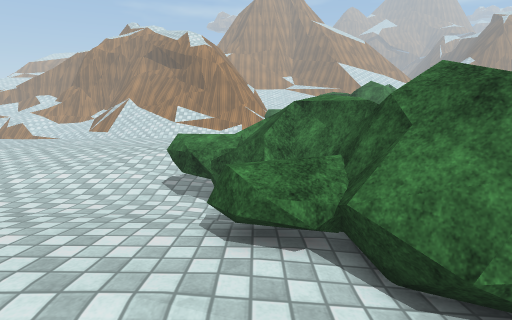
[1] (above)

18 first-person views from a walk through a 3-D level made in the Unity game engine. The camera is 1.5 m above the floor, tilts 14° down and sees 85° across. The floor is counted in squares, 0.5 m on a side. Each view is taken from the middle of a square. On the plan, view 1 faces up. The plan holds only what a view shows up to about 20 squares ahead; the rest is blank. The place goes on beyond the plan. The player character is not drawn. Surface patterns are stand-ins for the level's own textures.

[2]
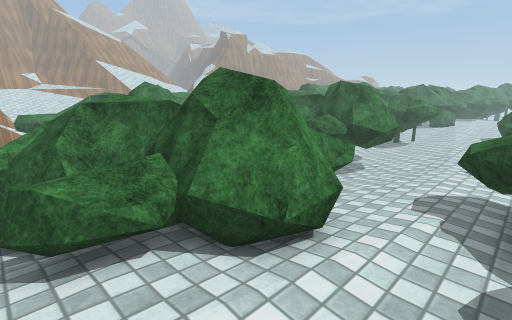

[3]
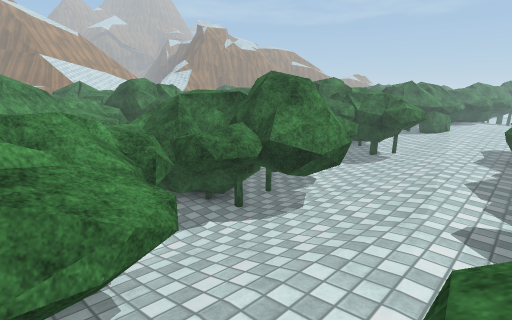

[4]
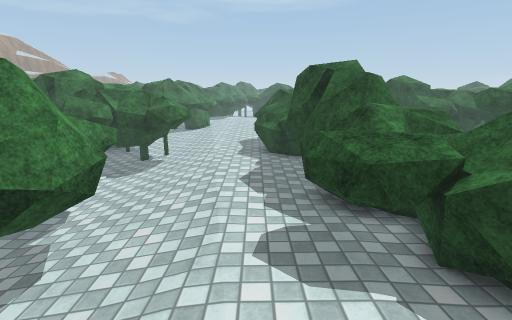

[5]
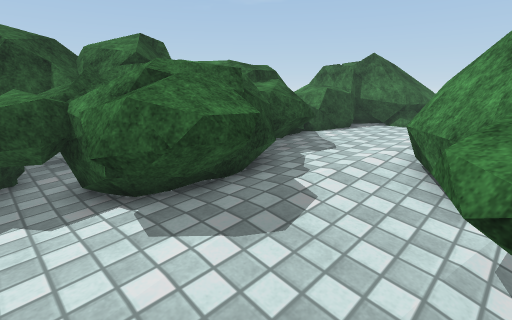

[6]
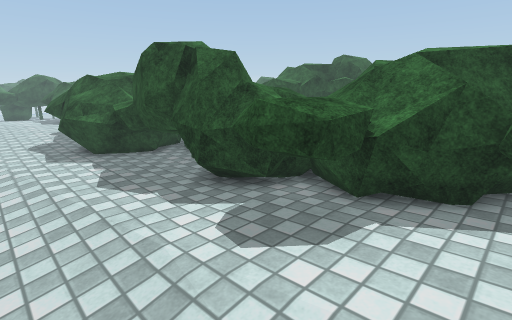

[7]
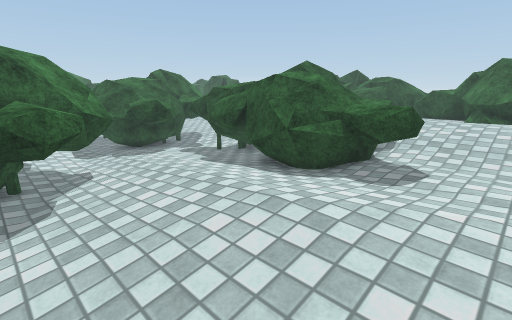

[8]
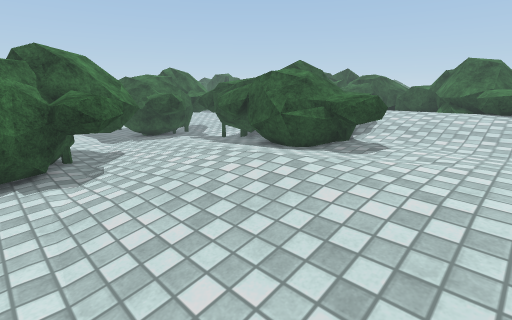

[9]
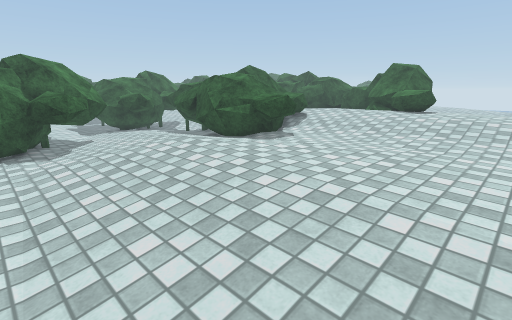

[10]
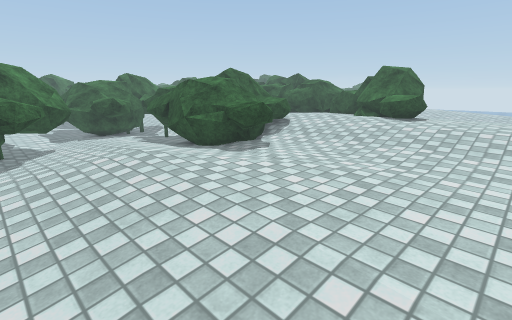

[11]
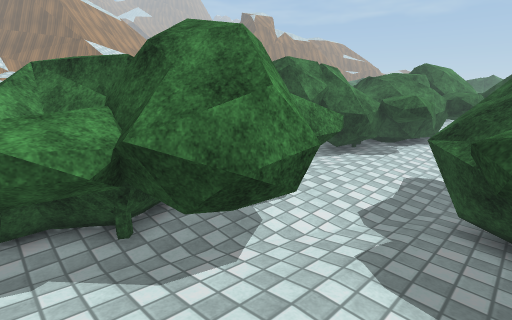

[12]
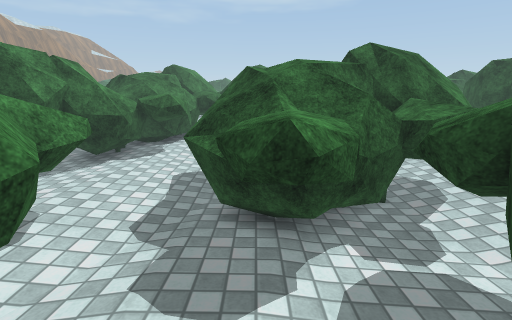

[13]
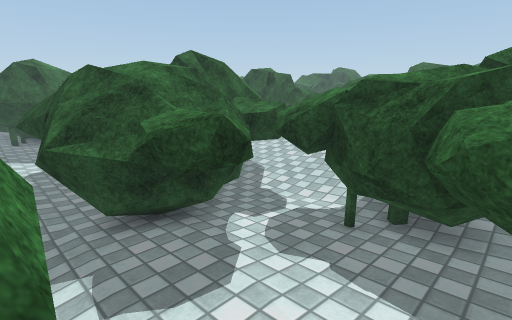

[14]
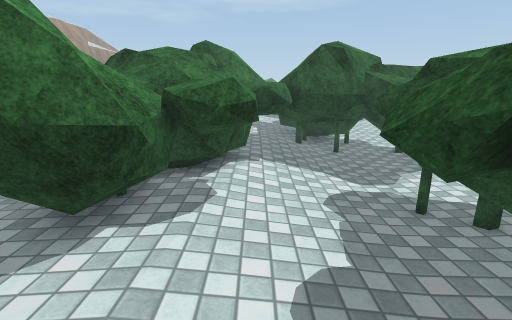

[15]
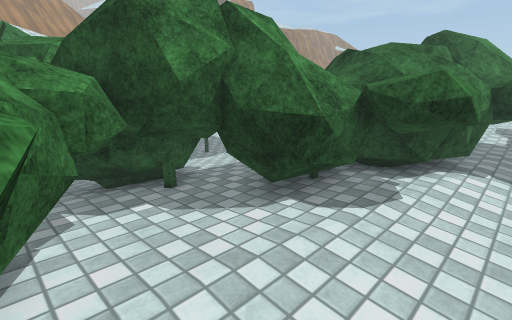

[16]
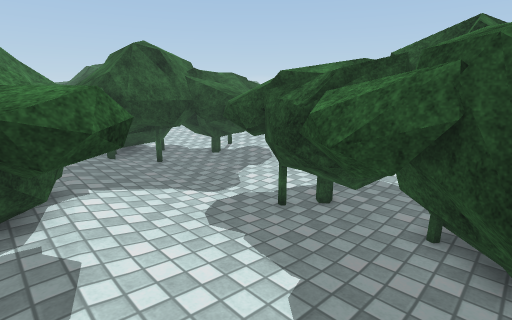

[17]
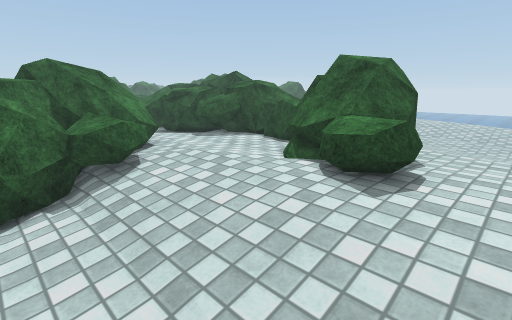

[18]
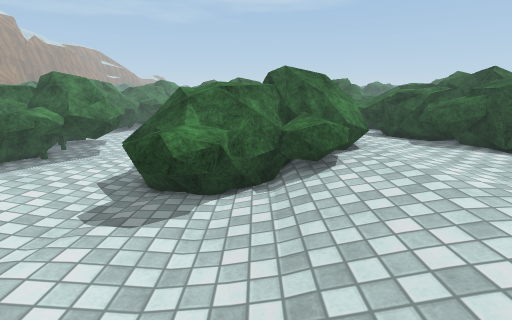

### Floor plan
Key: @ floor where view 1 was taken; . main floor; : floor 0.25 m higher than the main floor; - floor 0.25 m lower than the main floor; + floor 0.5 m higher than the main floor; _ floor 0.5 m lower than the main floor; < floor 0.75 m lower than the main floor; / step, stairs or slope; T tree.
Columns run from 13 left of view 1 to 28 right of it. Each row starts with its distance up from view 1.
 24               TTT T          TTT     T
 23 _   ___________TTTTT     TTTTTTTT   TT
 22    -------______TTTTTT  TTTTTTTTTTTTTTT
 21 --------------__TTTTTT T  TT__TTTT TTTTT T
 20 ----------------TTTTTTTTTTT____TTTTTTTTTTT
 19 --..........----TTTTTTTTTTT_____TTTTTTT TT
 18 ..............----TTTTTTTT_______TT TTTTTT
 17 ...............----TTTT__<<____<<<<<<_TTTT
 16 ................-----____TTTTTTT<<<<<<<TTT
 15 ...............------__TTTTTTTTTT<<<<<<TTT
 14 ............--------__TTTTTTTTTTTTTTT<<TTT
 13 ..........---TTTTTT___TTTTTTTTTTTTTTT<TTTT
 12 ..........-TTTTTTTTTT__TTTTTTTTTTT   <TTTT
 11 ..........TTTTTTTTTTTTTTTTTTT TT      TTTT
 10 ..........TTTTTTT TTTTTTTTTTTTTTT   <<TTTT
  9 .........--TTTTT   TTTTTTTTTTTT     <<<TTT
  8 ............TTTTTT TTTTTTTTTTTTTTT  <<<TTT
  7 .........../TTTTTTTTTTTT__TTTTT TT ____TTT
  6  :::::::::::TTTTTT  TTT_//__TTT_________TT
  5  ::::::::::::TTTTTTTTTT////____________---
  4  ::::::::::::::TTTTTTT..------------------
  3  :::::T++++++:::TTT........---------------
  2  ::::TTT+:::::::::::........------------TT
  1  ::::TTTTT:::::::::::TTT....-TT----T-TTTTT
  0   ::: TTTTT::@:::::TTTTTT...TTTTTTTTTTTTTT
 -1    :::TTTTT:::::TTTTTTTTT..TTTTTTTTTT TTTT
 -2    :::TTTTTTTT:TTTTTTTTTTTTTTTTTTT TT T T
 -3    ::: TTTTTTTTTTTTTT T TTTTTTTTTTT     T

Positions as (right, up) in squares from view 1, and headings:
1: (0, 0), facing up
2: (-1, 0), facing up-right
3: (7, 1), facing up-right
4: (10, 2), facing right
5: (12, 5), facing down-left
6: (12, 5), facing down-right
7: (-6, 21), facing down-right
8: (-8, 23), facing down-right
9: (-13, 23), facing down-right
10: (-13, 21), facing down-right
11: (4, 14), facing up-right
12: (5, 14), facing right
13: (5, 17), facing down-right
14: (13, 18), facing right
15: (13, 17), facing up-right
16: (15, 20), facing down-right
17: (-10, 9), facing down-right
18: (-10, 8), facing right
